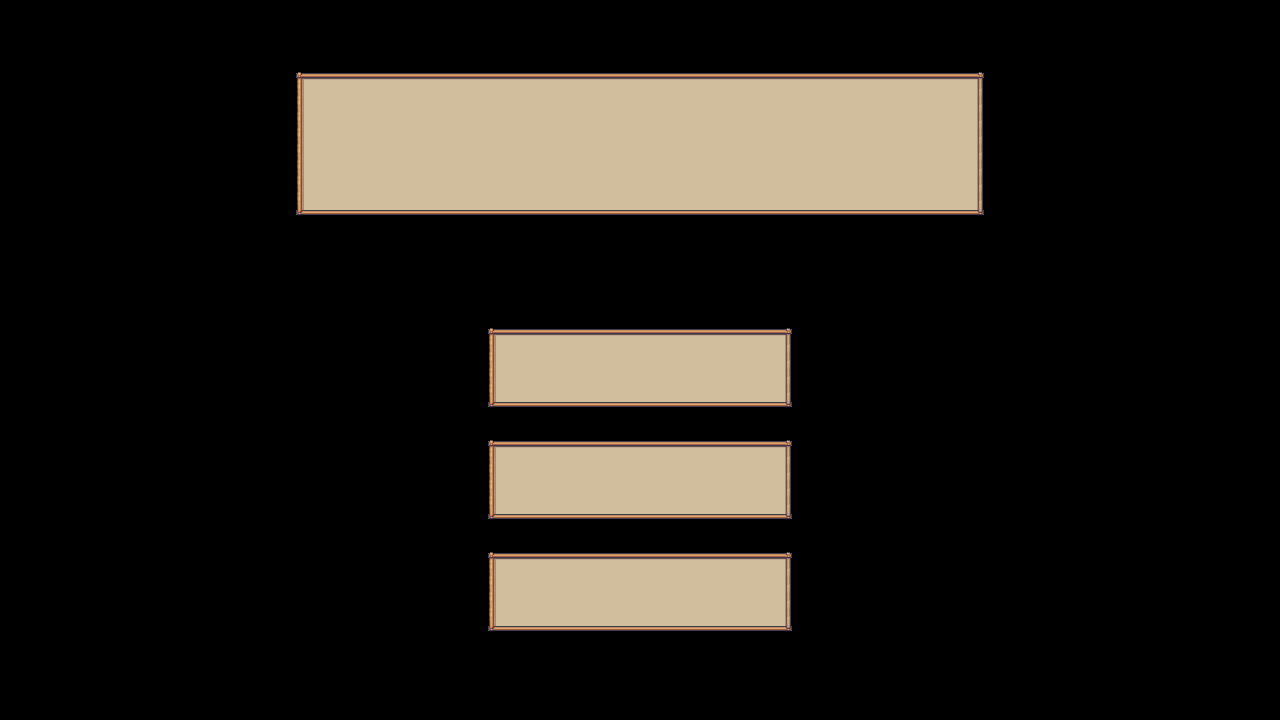

This game map was drawn from its Tiled (.tmx) file and the tilesets committed beside it. A one-line description and the trimmed map source follow:
An orthogonal 80x45 tile map with 16x16 px tiles, 1 tile layer (Tile Layer 1).

<map version="1.10" tiledversion="1.10.1" orientation="orthogonal" renderorder="right-down" width="80" height="45" tilewidth="16" tileheight="16" infinite="0" nextlayerid="2" nextobjectid="1">
 <tileset firstgid="1" source="UI.tsx" />
 <layer id="1" name="Tile Layer 1" width="80" height="45">
  <data>[3600 cells, 800 non-empty, 9 distinct tile ids]</data>
 </layer>
</map>
